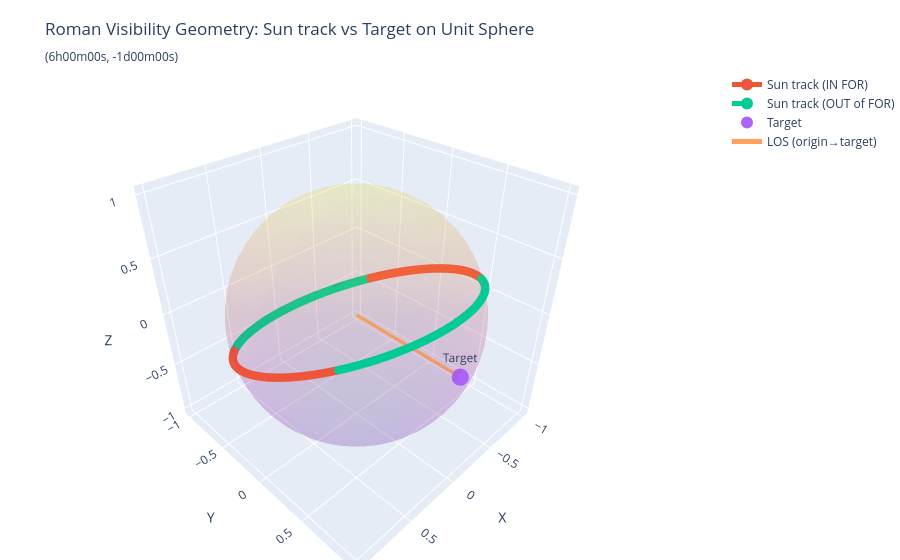

Here is the notebook cell this chart was saved with:
### Code cell
from roman_visibility_3d import roman_suntrack_3d

fig = roman_suntrack_3d(
    ra="06h00m00s",
    dec="-01d00m00s",
    start_date="2024-01-01",
    duration_days=365,
    sampling_days=1,
)
fig.show()

### Figure 1 — Plotly figure (JSON) as saved in the notebook; plotly's stock layout.template omitted (floating-point values rounded to 4 significant figures; data arrays with more than 128 entries replaced by an {"elided": "..."} marker saying what was removed)
{"data": [{"hoverinfo": "skip", "opacity": 0.12, "showscale": false, "type": "surface", "x": {"elided": "30x60 float values"}, "y": {"elided": "30x60 float values"}, "z": {"elided": "30x60 float values"}}, {"hovertemplate": "Time: %{text}<br>x=%{x:.3f}<br>y=%{y:.3f}<br>z=%{z:.3f}<extra></extra>", "line": {"width": 5}, "marker": {"size": 5}, "mode": "lines+markers", "name": "Sun track (IN FOR)", "text": {"elided": "365 str values"}, "type": "scatter3d", "x": {"elided": "365 float values"}, "y": {"elided": "365 float values"}, "z": {"elided": "365 float values"}}, {"hovertemplate": "Time: %{text}<br>x=%{x:.3f}<br>y=%{y:.3f}<br>z=%{z:.3f}<extra></extra>", "line": {"dash": "dash", "width": 5}, "marker": {"size": 5}, "mode": "lines+markers", "name": "Sun track (OUT of FOR)", "text": {"elided": "365 str values"}, "type": "scatter3d", "x": {"elided": "365 float values"}, "y": {"elided": "365 float values"}, "z": {"elided": "365 float values"}}, {"hovertemplate": "Target<br>RA=6h00m00s<br>Dec=-1d00m00s<extra></extra>", "marker": {"size": 10}, "mode": "markers+text", "name": "Target", "text": ["Target"], "textposition": "top center", "type": "scatter3d", "x": [2.832e-16], "y": [0.9998], "z": [-0.01745]}, {"hoverinfo": "skip", "line": {"width": 6}, "mode": "lines", "name": "LOS (origin→target)", "type": "scatter3d", "x": [0, 2.832e-16], "y": [0, 0.9998], "z": [0, -0.01745]}], "layout": {"legend": {"itemsizing": "constant"}, "margin": {"b": 0, "l": 0, "r": 0, "t": 70}, "scene": {"aspectmode": "data", "xaxis": {"title": {"text": "X"}}, "yaxis": {"title": {"text": "Y"}}, "zaxis": {"title": {"text": "Z"}}}, "title": {"text": "Roman Visibility Geometry: Sun track vs Target on Unit Sphere<br><sub>(6h00m00s, -1d00m00s)</sub>"}}}
